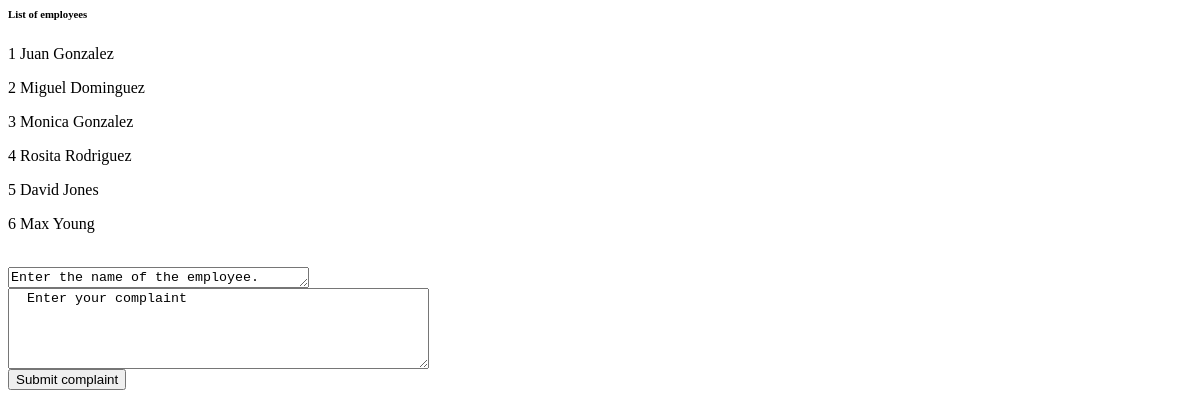
The page /show_complaint_form/ on the database as committed earlier.
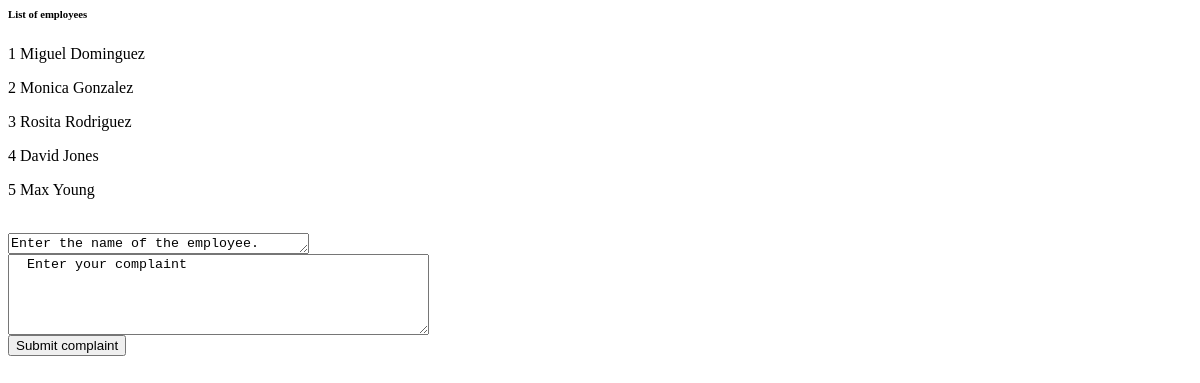
The same page on the database as committed later.
### tables this page shows
CREATE TABLE employees (
    emp_id VARCHAR(5) not null,
    password varchar(20) not null,
    emp_fname varchar(20) not null,
    emp_lname varchar(20) not null,
    address varchar(40) not null,
    city varchar(20) not null,
    state nchar(2) not null,
    postal char(5) not null,
    apt varchar(5),
    phone nchar(10) not null,
    ssn varchar(9),
    birthdate DATE not null,
    salary decimal(5,2) not null,
    date_hired [timestamp] timestamp,
    hired nchar(1) not null,
    demotions int,
    compliments int,
    complaints int,
    PRIMARY KEY (emp_id)
    );

### app/models/views.py (the view)
@app.route('/show_complaint_form/')
def show_complaint_form():
    db = db_connect()
    hired_employees = db.select_all_hired_employees()
    return render_template("/complaints.html", employees=hired_employees)

### app/models/models.py (called while the page is built)
    def select_all_hired_employees(self):
        result = self.cur.execute("SELECT * FROM employees WHERE hired = 1").fetchall()
        return result

### app/templates/complaints.html (shortened to what this page needs)
{% if not session['logged_in'] == True %}
<body>
<form action="{{ url_for('submit_complaint') }}" method="POST">
    <h6> List of employees</h6>
    {% for employee in employees %}
    <p>{{ loop.index }} {{ employee[2]}} {{employee[3]}}</p>
    {% endfor %}
    <br /><textarea name="employee" cols="35" rows="1">Enter the name of the employee.
    </textarea>
    <br />
  <textarea name="complaint" cols="50" rows="5">
  Enter your complaint
  </textarea><br />
  <input type="submit" value="Submit complaint">
</form>
{% else %}
{% print(session['logged_in']) %}
<p>You need to log in to do that!</p>
{% endif %}
</body>

Rows that differ between the two databases and show on the page:
no longer on this page (row edited): employees: emp_fname "Juan", emp_lname "Gonzalez"
